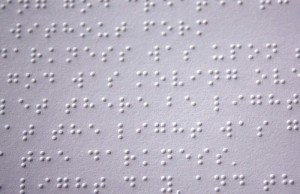
#> input picture Assignments/Assignment - 1/alpha.jpg, 300 x 194 px
$ jupyter execute --allow-errors SDAI_ICE1.ipynb   (shell and % lines are left out)
#> lines starting #> are read from the running program, lines starting #| are printed output that depends on the picture; after the words box and inside, x2 and y2 are one past the last pixel; in counts of white or black regions, pixels touching at a corner belong together; long printed decimals are rounded
# Computer Vision and OpenCV

[OpenCV](https://opencv.org/) is considered to be *de facto* standard for image processing. It contains a lot of useful algorithms, implemented in C++. You can call OpenCV from Python as well.

In this notebooks, we will give you some examples for using OpenCV. For more details, you can visit [Learn OpenCV](https://learnopencv.com/getting-started-with-opencv/) online course.

First, let's `import cv2`, as well as some other useful libraries:

[cell 1]
from google.colab import drive
drive.mount('/content/drive')

[cell 2]
import cv2
import matplotlib.pyplot as plt
import numpy as np

def display_images(l,titles=None,fontsize=12):
    n=len(l)
    fig,ax = plt.subplots(1,n)
    for i,im in enumerate(l):
        ax[i].imshow(im)
        ax[i].axis('off')
        if titles is not None:
            ax[i].set_title(titles[i],fontsize=fontsize)
    fig.set_size_inches(fig.get_size_inches()*n)
    plt.tight_layout()
    plt.show()

## Loading Images

Images in Python can be conveniently represented by NumPy arrays. For example, grayscale image with size of 320x200 pixels would be stored in 200x320 array, and color image of the same dimension would have shape of 200x320x3 (for 3 color channels).

Let's start by loading an image:

[cell 3]
%cd SD-AI/Lecture-1/

[cell 4]
im = cv2.imread('alpha.jpg')
#> im is the input picture: shape (194, 300, 3); mean B, G, R 191.9, 177.7, 183.1
print(im)
#> (printed output is left out)
print(im.shape)
#| (194, 300, 3)
plt.imshow(im)

As you can see, it is an image of braille text. Since we are not very interested in the actual color, we can convert it to black-and-white:

[cell 5]
bw_im = cv2.cvtColor(im,cv2.COLOR_BGR2GRAY)
print(bw_im.shape)
#| (194, 300)
plt.imshow(bw_im)

## Braille Image Processing

If we want to apply image classification to recognize the text, we need to cut out individual symbols to make them similar to MNIST images that we have seen before. This can be done using [object detection](../11-ObjectDetection/README.md) technique which we will discuss later, but also we can try to use pure computer vision for that. A good description of how computer vision can be used for character separation can be found [in this blog post](https://learnopencv.com/image-alignment-feature-based-using-opencv-c-python/) - we will only focus on some computer vision techniques here.

First, let's try to enhance the image a little bit. We can use the idea of **thresholding** (well described [in this OpenCV article](https://docs.opencv.org/4.x/d7/d4d/tutorial_py_thresholding.html)):

[cell 6]
im = cv2.blur(bw_im,(3,3))
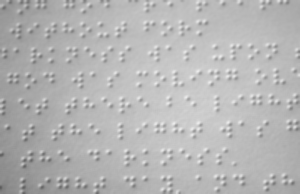
#> im: shape (194, 300); min 91, max 235, mean 180.9
im = cv2.adaptiveThreshold(im, 255, cv2.ADAPTIVE_THRESH_MEAN_C,
                           cv2.THRESH_BINARY_INV, 5, 4)
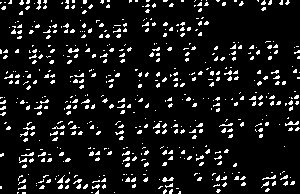
#> im: shape (194, 300); 9.2% white in thin lines or dots
im = cv2.medianBlur(im, 3)
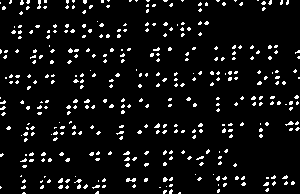
#> im: shape (194, 300); 6.7% white in thin lines or dots
_,im = cv2.threshold(im, 0, 255, cv2.THRESH_OTSU)
im = cv2.GaussianBlur(im, (3,3), 0)
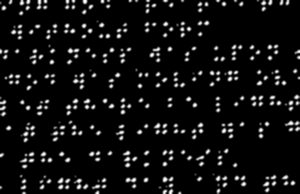
#> im: shape (194, 300); min 0, max 255, mean 17.1
_,im = cv2.threshold(im, 0, 255, cv2.THRESH_OTSU)
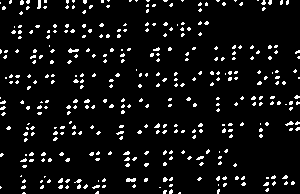
#> im: shape (194, 300); 6.8% white in thin lines or dots
plt.imshow(im)

To work with images, we need to "extract" individual dots, i.e. convert the images to a set of coordinates of individual dots. We can do that using **feature extraction** techniques, such as SIFT, SURF or [ORB](https://docs.opencv.org/4.x/d1/d89/tutorial_py_orb.html):

[cell 7]
orb = cv2.ORB_create(5000)
f,d = orb.detectAndCompute(im,None)
#> f = 361 keypoints; strongest (x, y, size): (157, 53, 37.2), (157, 55, 37.2), (155, 127, 37.2), (125, 154, 37.2)
print(f"First 5 points: { [f[i].pt for i in range(5)]}")
#| First 5 points: [(49.200, 45.600), (240.000, 46.800), (121.200, 49.200), (153.600, 49.200), (157.200, 52.800)]

Let's plot all points to make sure we got things right:

[cell 8]
def plot_dots(dots):
    img = np.zeros((200,250))
    for x in dots:
        cv2.circle(img,(int(x[0]),int(x[1])),3,(255,0,0))
    plt.imshow(img)

pts = [x.pt for x in f]
#> pts = 361 pairs, first value 40.8 to 260.4, second value 45.6 to 153.6
plot_dots(pts)
#> the loop in plot_dots, `for x in dots:` made 361 passes
#> x on passes 1 to 3: (49.2, 45.6), (240, 46.8), (121.2, 49.2)
#> after the loop in plot_dots, `for x in dots:`:
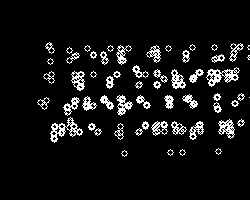
#> img: shape (200, 250) float64; 7.3% white in thin lines or dots, all inside (x1, y1, x2, y2) = (37, 42, 250, 157)

To separate individual characters, we need to know the bounding box of the whole text. To find it out, we can just compute min and max coordinates:

[cell 9]
min_x, min_y, max_x, max_y = [int(f([z[i] for z in pts])) for f in (min,max) for i in (0,1)]
#> min_x = 40; min_y = 45; max_x = 260; max_y = 153
min_y+=13
#> min_y = 58
plt.imshow(im[min_y:max_y,min_x:max_x])
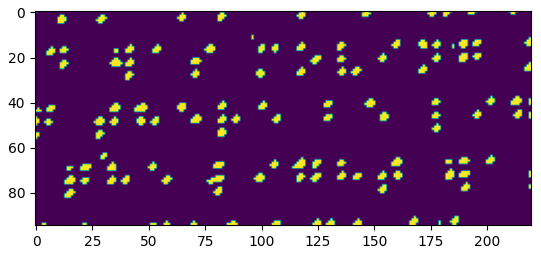
#> figure drawn by matplotlib, 1 panel

Also, this text can be partially rotated, and to make it perfectly aligned we need to do so-called **perspective transformation**. We will take a rectangle defined by points $(x_{min},y_{min}), (x_{min},y_{max}), (x_{max},y_{min}), (x_{max},y_{max})$ and align it with new image with proportional dimensions:

[cell 10]
off = 5
src_pts = np.array([(min_x-off,min_y-off),(min_x-off,max_y+off),
                    (max_x+off,min_y-off),(max_x+off,max_y+off)])
#> src_pts = [[35, 53], [35, 158], [265, 53], [265, 158]]
w = int(max_x-min_x+off*2)
#> w = 230
h = int(max_y-min_y+off*2)
#> h = 105
dst_pts = np.array([(0,0),(0,h),(w,0),(w,h)])
#> dst_pts = [[0, 0], [0, 105], [230, 0], [230, 105]]
ho,m = cv2.findHomography(src_pts,dst_pts)
#> ho = [[1, 0, -35], [0, 1, -53], [0, 0, 1]]; m = [1, 1, 1, 1]
trim = cv2.warpPerspective(im,ho,(w,h))
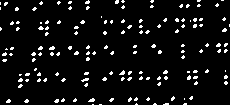
#> trim: shape (105, 230); 6.5% white in thin lines or dots
plt.imshow(trim)

After we get this well-aligned image, it should be relatively easy to slice it into pieces:

[cell 11]
char_h = 20
char_w = 25
def slice(img):
    dy,dx = img.shape
    y = 0
    while y+char_h<dy:
        x=0
        while x+char_w<dx:
            # Skip empty lines
            if np.max(img[y:y+char_h,x:x+char_w])>0:
                yield img[y:y+char_h,x:x+char_w]
            x+=char_w
        y+=char_h

sliced = list(slice(trim))
#> sliced = 45 items
display_images(sliced)
#> in display_images, `n=len(l)`: n = 45
#> the loop in display_images, `for i,im in enumerate(l):` made 45 passes

You have seen that quite a lot of tasks can be done using pure image processing, without any artificial intelligence. If we can use computer vision techniques to make the work of a neural network simpler - we should definitely do it, because it will allow us to solve problems with smaller number of training data.

## Motion Detection using Frame Difference

Detecting motion on video stream is a very frequent task. For example, it allows us to get alerts when something happens on a surveillance camera. If we want to understand what's happening on the camera, we can then use a neural network - but it is much cheaper to use neural network when we know that something is going on.

The main idea of motion detection is simple. If the camera is fixed, then frames from the camera should be pretty similar to each other. Since frames are represented as arrays, just by subtracting those arrays for two subsequent frames we will get the pixel difference, which should be low for static frames, and become higher once there is substantial motion in the image.

We will start by learning how to open a video and convert it into a sequence of frames:

[cell 12]
vid = cv2.VideoCapture('body.mp4')

c = 0
frames = []
while vid.isOpened():
    ret, frame = vid.read()
    if not ret:
        break
    frames.append(frame)
    c+=1
vid.release()
print(f"Total frames: {c}")
#> (the rest of this cell did not finish here and is left out)


Since color is not so important for motion detection, we will convert all frames to grayscale. Then, we will compute the frame differences, and plot their norms to visually see the amount of activity going on:

[cell 13]
bwframes = [cv2.cvtColor(x,cv2.COLOR_BGR2GRAY) for x in frames]
#> bwframes = []
diffs = [(p2-p1) for p1,p2 in zip(bwframes[:-1],bwframes[1:])]
#> diffs = []
diff_amps = np.array([np.linalg.norm(x) for x in diffs])
#> diff_amps = empty array
plt.plot(diff_amps)
#> (the rest of this cell did not finish here and is left out)


Suppose we want to create a report that shows what happened in front of the camera by showing the suitable image each time something happens. To do it, we probably want to find out the start and end frame of an "event", and display the middle frame. To remove some noise, we will also smooth out the curve above with moving average function:

[cell 14]
def moving_average(x, w):
    return np.convolve(x, np.ones(w), 'valid') / w

threshold = 33000

#> (the rest of this cell did not finish here and is left out)

plt.axhline(y=threshold, color='r', linestyle='-')

Now we can find out frames that have the amount of changes above the threshold by using `np.where`, and extract a sequence of consecutive frames that is longer than 30 frames:

[cell 15]
active_frames = np.where(diff_amps>threshold)[0]
#> active_frames = empty array

def subsequence(seq,min_length=30):
    ss = []
    for i,x in enumerate(seq[:-1]):
        ss.append(x)
        if x+1 != seq[i+1]:
            if len(ss)>min_length:
                return ss
            ss.clear()

sub = subsequence(active_frames)
#> after the loop in subsequence, `for i,x in enumerate(seq[:-1]):`: ss = []
print(sub)
#| None

And finally we can display the image:

#> (a cell that did not finish here is left out)

You may notice that color scheme on this image does not look right! This is because OpenCV for historical reasons loads images in BGR color space, while matplotlib uses more traditional RGB color order. Most of the time, it makes sense to convert images to RGB immediately after loading them.

#> (a cell that did not finish here is left out)

## Extract Motion using Optical Flow

While just comparing two consecutive frames allows us to see the amount of changes, it does not give any information on what is actually moving and where. To get that information, there is a technique called **[optical flow](https://docs.opencv.org/3.4/d4/dee/tutorial_optical_flow.html)**:

* **Dense Optical Flow** computes the vector field that shows for each pixel where is it moving
* **Sparse Optical Flow** is based on taking some distinctive features in the image (eg. edges), and building their trajectory from frame to frame.

Read more on optical flow [in this great tutorial](https://learnopencv.com/optical-flow-in-opencv/).

Let's compute dense optical flow between our frames:

[cell 18]
flows = [cv2.calcOpticalFlowFarneback(f1, f2, None, 0.5, 3, 15, 3, 5, 1.2, 0)
         for f1,f2 in zip(bwframes[:-1],bwframes[1:])]
#> flows = []
#> (the rest of this cell did not finish here and is left out)
